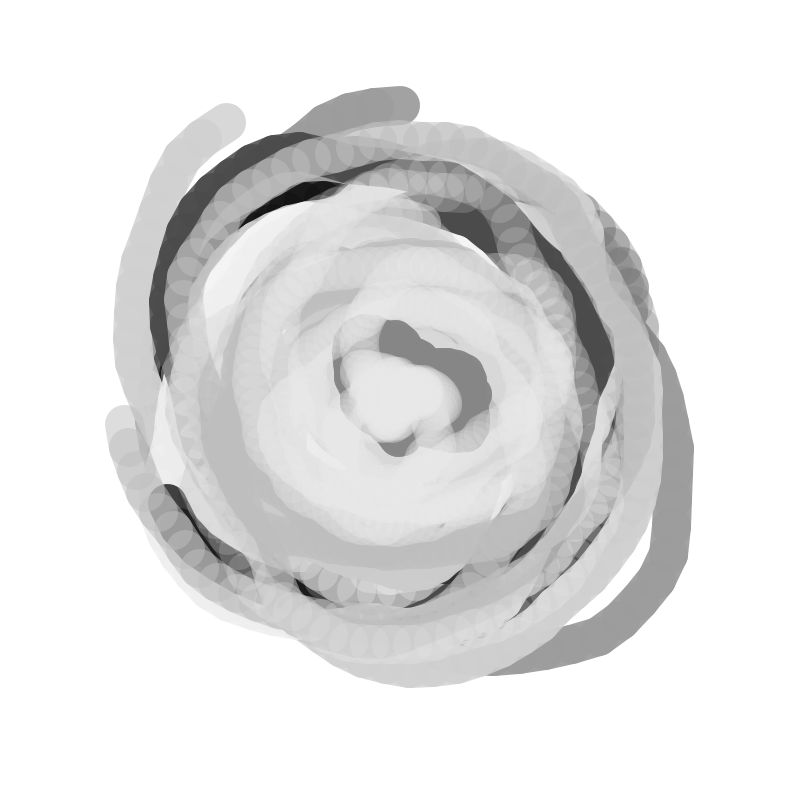
Frame 1 (no input)
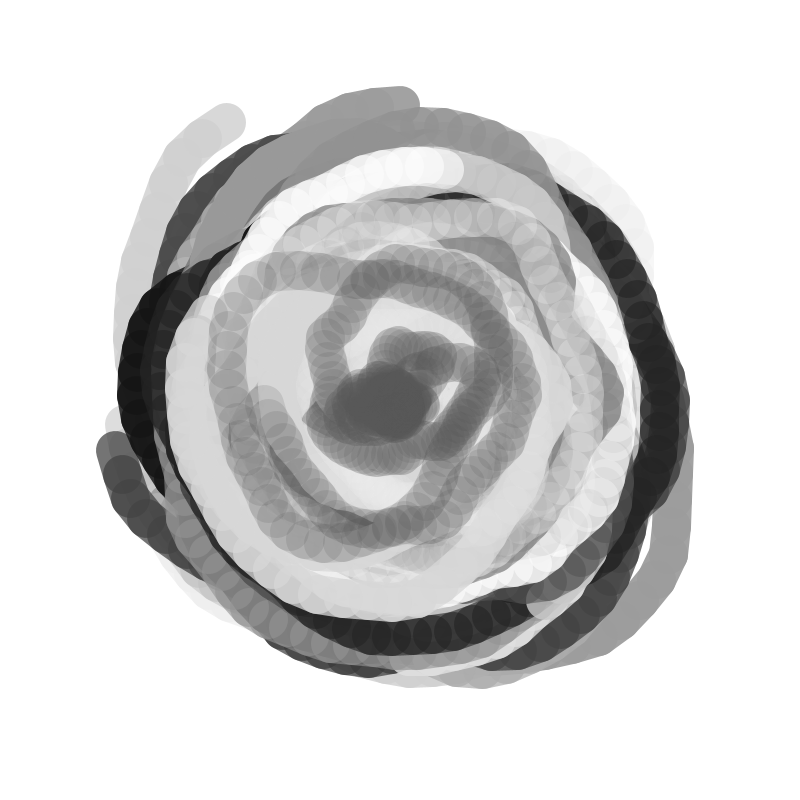
Frame 2 (the mouse pressed at the canvas centre, redrawn once)

The Processing sketch that drew these frames (run headless with seeded random() and noise(); the mouse was pressed at the canvas centre and the sketch redrawn once):

// Processing sketch: spiral_weight
// ── spiral_weight.pde
void setup() {
  size(800,800);
  background(255);
  strokeWeight(39);
  smooth();
}

void noiseSpiral() {
  
  float x,y;
  
  float centX = 400;
  float centY = 400;
  
  float lastx = -999;
  float lasty = -999;

  // Noise to radious
  float radiusNoise = random(10);
  float radius = 10;
  
  stroke(random(256), random(256));
  fill(random(20), random(40));
  
  int startangle = int(random(360));
  int endangle = 1440 + int(random(1440));
  int anglestep = 5 + int(random(3));

  for(float ang=startangle; ang <= endangle; ang += anglestep) {
  // increment to noise
    radiusNoise += 0.05;
  
    radius += 0.5;
  
   // radius inside the for   
   float thisRadius = radius + (noise(radiusNoise) * 200) - 100; 
 
   float rad = radians(ang);
    x = centX + (thisRadius*cos(rad));
    y = centY + (thisRadius*sin(rad));
  
    if (lastx > -999) {
      line(x,y, lastx, lasty);
    }
    lastx = x;
    lasty = y;
  }
}

void draw() {
  for(int i = 0; i <= 100; i++) {
    noiseSpiral();
  } 
  save("tentativa" + random(1000)+".png");
  noLoop();
}
